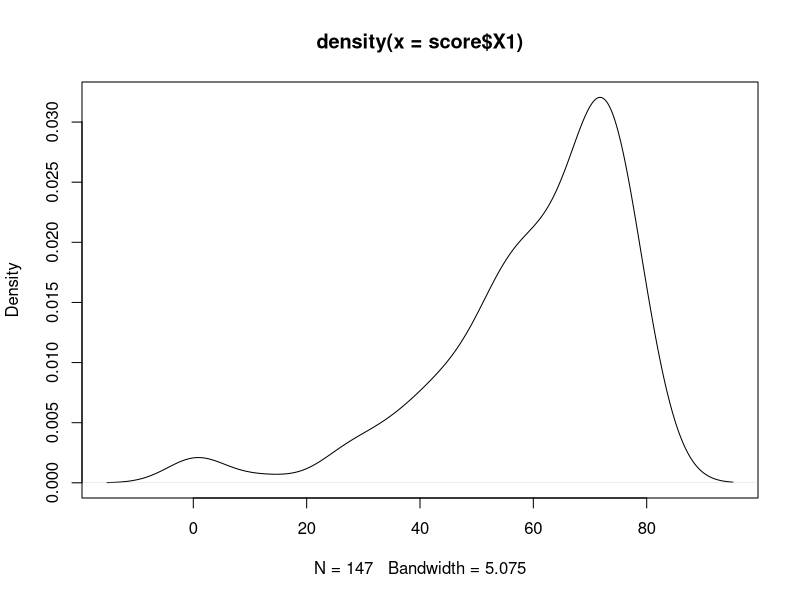
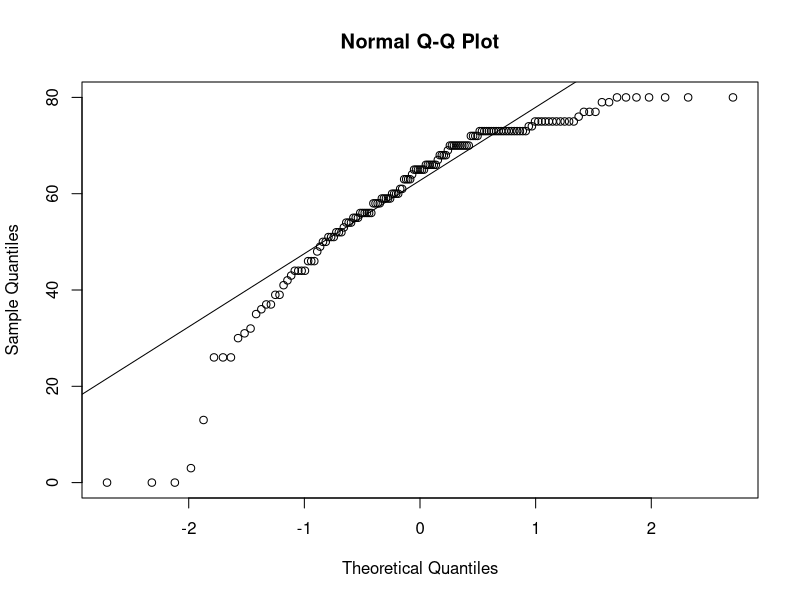
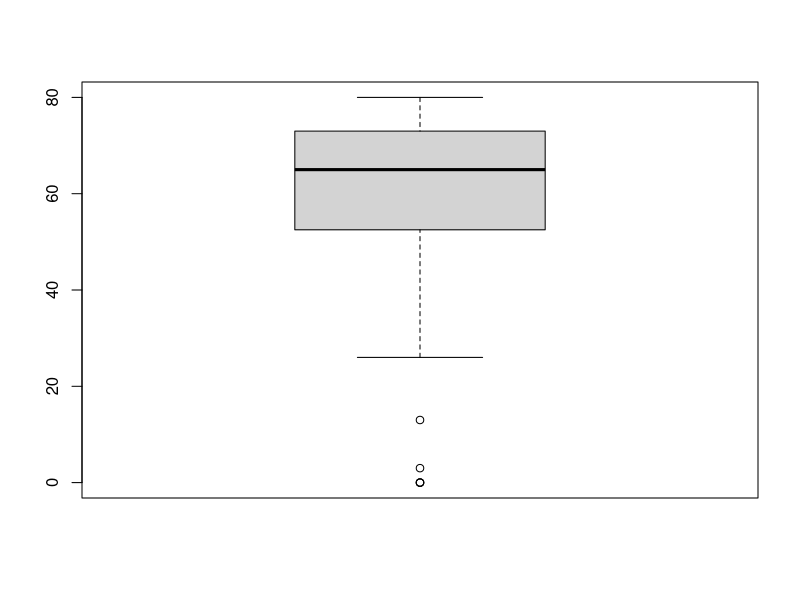
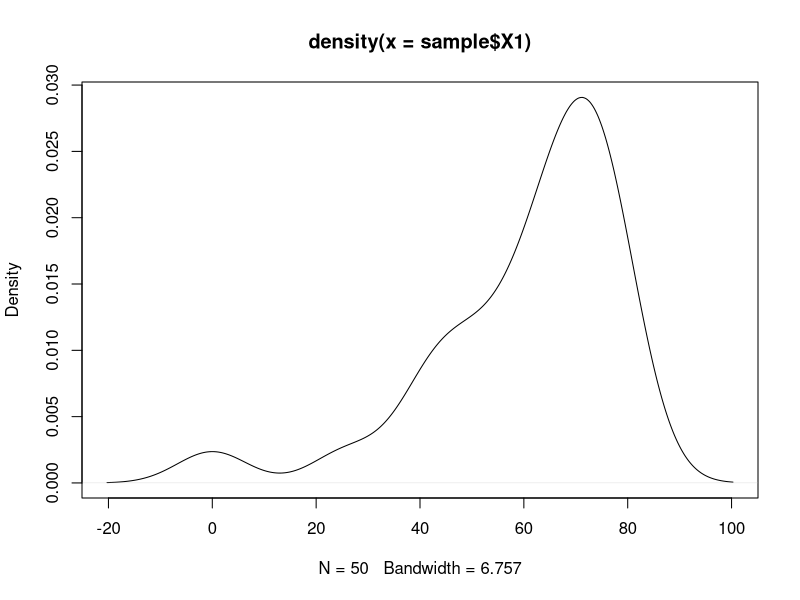
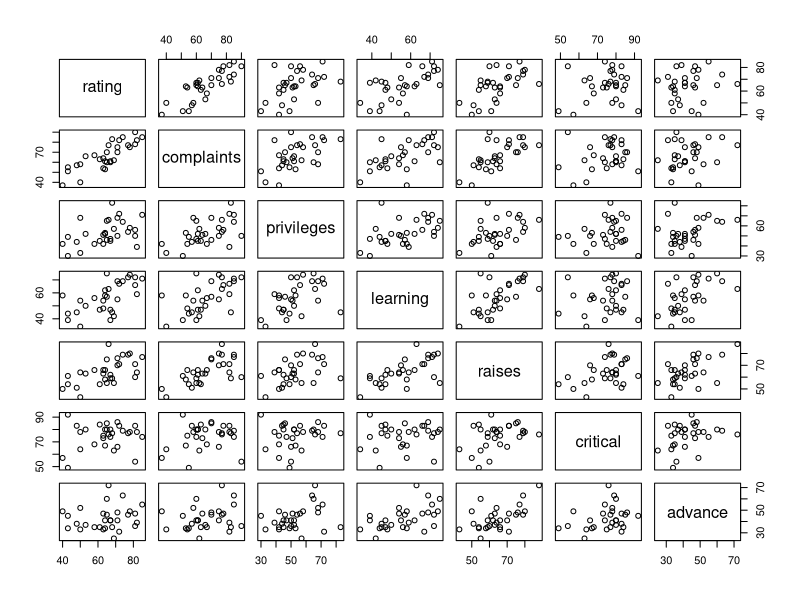
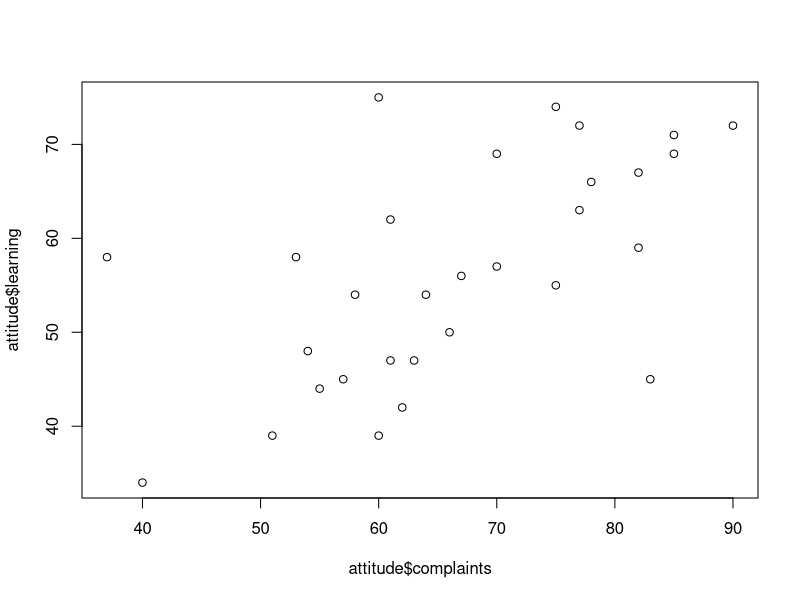
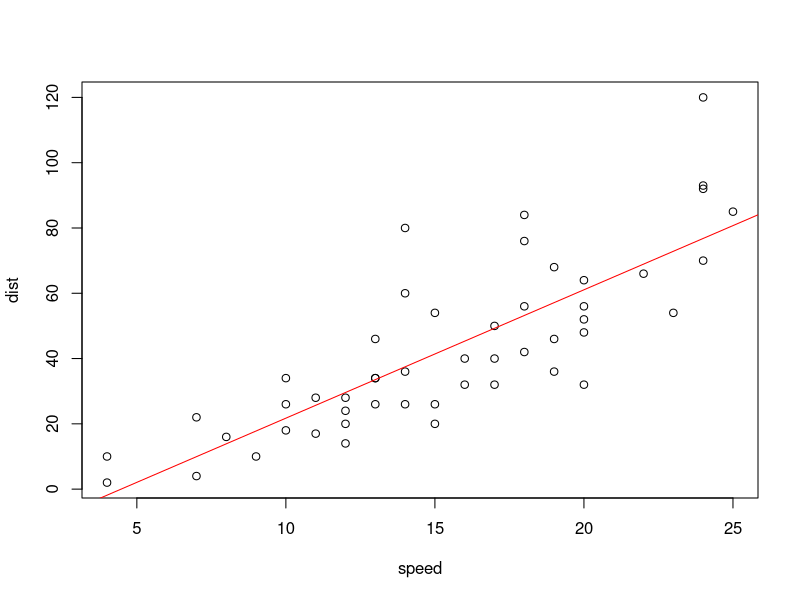

Here is the R script that generated these plots, in order:
score <- read.csv('score_data.csv', encoding = 'utf-8')

colnames(score) <- c("X1", "X2", "X3", "y")
score[is.na(score)] <- 0

sample <- score[sample(nrow(score), 50),]

mean(score$X1)
var(score$X1)
sd(score$X1)
se = function(x) sd(x) / sqrt(length(x))
se(score$X1)

plot(density(score$X1))
qqnorm(score$X1); qqline(score$X1)

summary(score$X1)
boxplot(score$X1)

mean(sample$X1)
plot(density(sample$X1))

t.test(sample$X1, mu = mean(score$X1))
#If the p-value is equal to or smaller than the significance level (α), 
#it suggests that the observed data are inconsistent with the assumption 
#that the null hypothesis is true and thus that hypothesis must be rejected 
#(but this does not automatically mean the alternative hypothesis can be accepted 
#as true).
#Null hypothesis <-> Alternative hypothesis

x <- 1:10; y <- x^2
cor(x, y)

cor(attitude, method = "pearson", use = "pairwise.complete.obs")
pairs(attitude)

cor.test(attitude$complaints, attitude$learning)
cor.test(attitude$complaints, attitude$critical)
plot(attitude$complaints, attitude$learning)

cars <- data.frame(cars)
out <- lm(dist ~ speed, data = cars)
summary(out)

plot(dist ~ speed, data = cars);
abline(out, col = "red")
